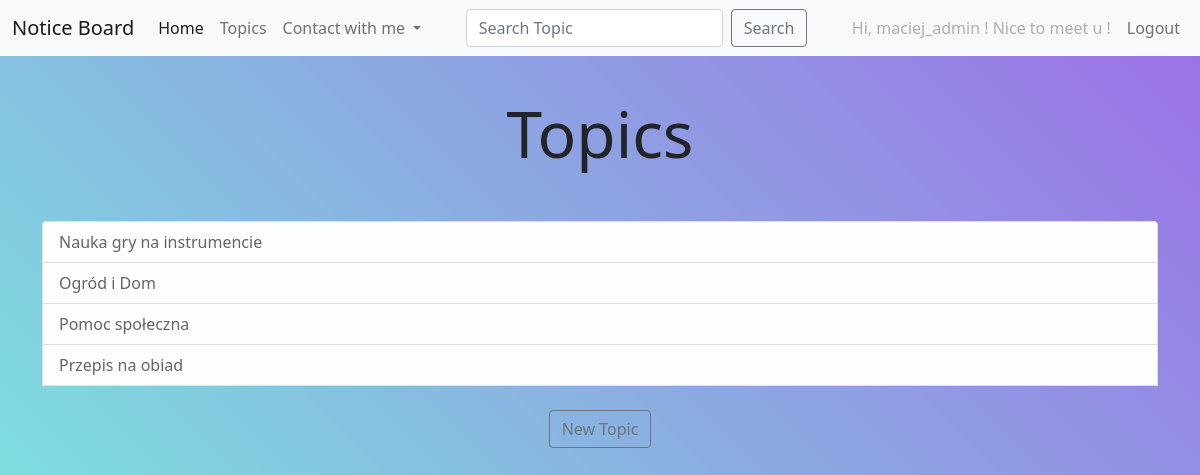
The page /topics/ (signed in) on the database its author committed.
### notice_boards/models.py (models this page shows)
class Topic(models.Model):
    text = models.CharField(max_length=200)
    date_added = models.DateTimeField(auto_now_add=True)
    def __str__(self):
        return self.text

### notice_boards/views.py (the view)
# urls.py: path('topics/',views.topics,name='topics'),
def topics(request):
    topics = Topic.objects.order_by('date_added')
    content = {"topics": topics}
    return render(request,'notice_boards/Topics.html',content)

### notice_boards/templates/notice_boards/Topics.html
{% extends "notice_boards/base.html" %}
{% block content %}
<div class="text-center p-4 mt-3">
  <h1 class="display-3"> Topics </h1>
</div>
<div class="container mt-3">
  <div class="list-group mb-4">
    {% for topic in topics %}
        <a href="{% url 'notice_boards:topic' topic.id %}" class="list-group-item list-group-item-action list-group-item-light">{{ topic }}</a>
    {% empty %}
        <p class="list-group-item list-group-item-action list-group-item-light">List is empty</p>
    {% endfor %}
    <div class="text-center mt-4">
      <a type="button" class="btn btn-outline-secondary" href="{% url 'notice_boards:new_topic' %}">New Topic</a>
    </div>
  </div>
</div>
{% endblock %}

### notice_boards/templates/notice_boards/base.html (shortened to what this page needs)
<!doctype html>
<html lang="en">
  <head>
    <link href="https://cdn.jsdelivr.net/npm/bootstrap@5.1.3/dist/css/bootstrap.min.css" rel="stylesheet">
  </head>
  <body>
  <div class="mask gradient-custom">
    <div class=" align-items-center vh-100">
    <nav class="navbar navbar-expand-lg navbar-light bg-light">
      <div class="container-fluid">
        <a class="navbar-brand" href="{% url 'notice_boards:index' %}">Notice Board</a>
      <div class="collapse navbar-collapse" id="navbarSupportedContent">
      <ul class="navbar-nav me-auto mb-2 mb-lg-0">
        <li class="nav-item">
          <a class="nav-link active" aria-current="page" href="{% url 'notice_boards:index' %}">Home</a>
        </li>
        <li class="nav-item">
          <a class="nav-link" href="{% url 'notice_boards:topics' %}">Topics</a>
        </li>
        <li class="nav-item dropdown">
          <a class="nav-link dropdown-toggle" href="#" id="navbarDropdown" role="button" data-bs-toggle="dropdown" aria-expanded="false">
            Contact with me
          </a>
        </li>
      </ul>
          <form class="d-flex" method="post" action="{% url 'notice_boards:search' %}">
            <input class="form-control me-2" type="search" placeholder="Search Topic" aria-label="Search" name="searched">
            <button class="btn btn-outline-secondary" type="submit">Search</button>
          </form>
          <ul class="navbar-nav ms-auto mb-2 mb-lg-0">
            {% if user.is_authenticated %}
                <li class="nav-item">
                  <a class="nav-link disabled ">Hi, {{ user.username }} ! Nice to meet u !</a>
                </li>
                <li class="nav-item">
                  <a class="nav-link" href="{% url 'users:logout' %}">Logout</a>
                </li>
            {% endif %}
          </ul>
        </div>
      </div>
    </nav>
{% block content %} {% endblock content %}
    </div>
  </body>
</html>

### notice_boards/templates/notice_boards/base.html (style rules this page uses)
.gradient-custom { background: #a18cd1; background: -webkit-linear-gradient( 45deg, rgba(29, 236, 197, 0.6), rgba(91, 14, 214, 0.6) 100% ); background: linear-gradient( 45deg, rgba(29, 236, 197, 0.6), rgba(91, 14, 214, 0.6) 100% ); }

### rows shown on the page
Topic: text "Nauka gry na instrumencie"
Topic: text "Ogród i Dom"
Topic: text "Pomoc społeczna"
Topic: text "Przepis na obiad"

### other values the page prints
{{ user.username }} "maciej_admin"
